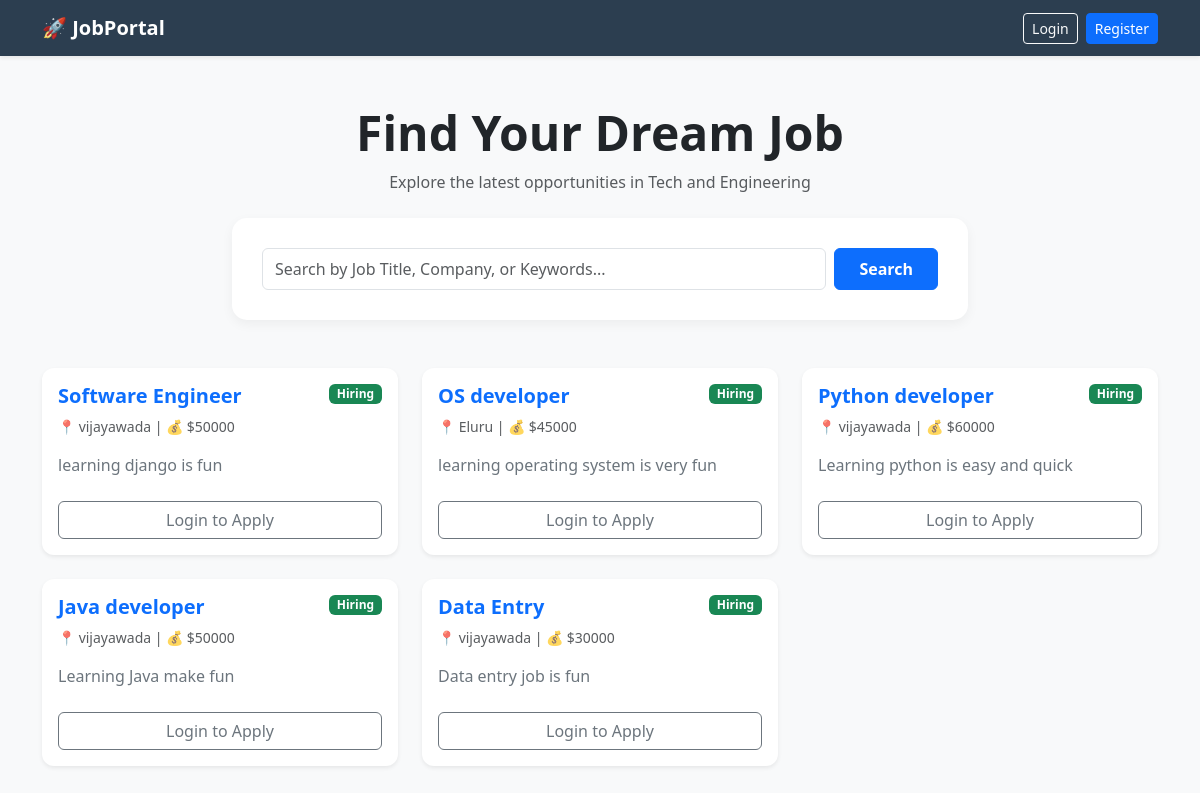
The page / on the database its author committed.
### jobs/models.py (models this page shows, shortened)
class Job(models.Model):
    employer = models.ForeignKey(User, on_delete=models.CASCADE)
    title = models.CharField(max_length=200)
    description = models.TextField()
    location = models.CharField(max_length=100)
    salary = models.PositiveIntegerField()
    created_at = models.DateTimeField(auto_now_add=True)
    is_active = models.BooleanField(default=True)

### jobs/views.py (the view)
# urls.py: path('', job_list, name='home'), # This makes it the home page
def job_list(request):
    query = request.GET.get('search')
    if query:
        jobs = Job.objects.filter(title__icontains=query)
    else:
        jobs = Job.objects.all()
    return render(request, 'jobs/job_list.html', {'jobs': jobs})

### jobs/templates/jobs/job_list.html (shortened to what this page needs)
<!DOCTYPE html>
<html lang="en">
<head>
    <link href="https://cdn.jsdelivr.net/npm/bootstrap@5.3.0/dist/css/bootstrap.min.css" rel="stylesheet">
</head>
<body>
    <nav class="navbar navbar-expand-lg navbar-dark mb-4 shadow-sm">
        <div class="container">
            <a class="navbar-brand fw-bold" href="{% url 'home' %}">🚀 JobPortal</a>
            <div class="ms-auto d-flex align-items-center">
                {% if user.is_authenticated %}
                    <span class="text-light me-3 small d-none d-md-inline">Welcome, <strong>{{ user.username }}</strong></span>
                    <a href="{% url 'my_applications' %}" class="btn btn-outline-light btn-sm me-2">My Applications</a>
                    <a href="{% url 'post_job' %}" class="btn btn-light btn-sm me-2 text-primary fw-bold">Post a Job</a>
                    <form action="{% url 'logout' %}" method="post" class="d-inline">
                        {% csrf_token %}
                        <button type="submit" class="btn btn-danger btn-sm">Logout</button>
                    </form>
                {% else %}
                    <a href="{% url 'login' %}" class="btn btn-outline-light btn-sm me-2">Login</a>
                    <a href="{% url 'register' %}" class="btn btn-primary btn-sm">Register</a>
                {% endif %}
            </div>
        </div>
    </nav>
    <div class="container">
        <div class="text-center mb-5 mt-5">
            <h1 class="display-5 fw-bold text-dark">Find Your Dream Job</h1>
            <p class="text-muted">Explore the latest opportunities in Tech and Engineering</p>
            <div class="row justify-content-center mt-4">
                <div class="col-md-8">
                    <div class="search-container">
                        <form method="GET" action="{% url 'home' %}" class="d-flex">
                            <input name="search" class="form-control me-2 py-2" type="search" placeholder="Search by Job Title, Company, or Keywords..." value="{{ request.GET.search }}">
                            <button class="btn btn-primary px-4 fw-bold" type="submit">Search</button>
                        </form>
                    </div>
                </div>
            </div>
        </div>
        <div class="row">
            {% for job in jobs %}
            <div class="col-md-6 col-lg-4 mb-4">
                <div class="card job-card shadow-sm h-100">
                    <div class="card-body d-flex flex-column">
                        <div class="d-flex justify-content-between align-items-start mb-2">
                            <h5 class="card-title fw-bold text-primary mb-0">{{ job.title }}</h5>
                            {% if job.is_active %}
                                <span class="badge bg-success">Hiring</span>
                            {% else %}
                                <span class="badge bg-secondary">Closed</span>
                            {% endif %}
                        </div>
                        <p class="text-muted small mb-3">
                             📍 {{ job.location }} |
                             💰 ${{ job.salary }}
                        </p>
                        <p class="card-text text-secondary mb-4">{{ job.description|truncatewords:20 }}</p>
                        <div class="mt-auto">
                            {% if user.is_authenticated %}
                                {% if job.employer == user or user.is_staff %}
                                    <div class="d-grid gap-2">
                                        <a href="{% url 'view_applicants' job.id %}" class="btn btn-info text-white fw-bold">
                                            View Applicants ({{ job.application_set.count }})
                                        </a>
                                        <a href="{% url 'edit_job' job.id %}" class="btn btn-outline-primary btn-sm fw-bold">
                                            ✏️ Edit Job Details
                                        </a>
                                        <a href="{% url 'toggle_job_status' job.id %}" class="btn {% if job.is_active %}btn-warning text-dark{% else %}btn-success{% endif %} btn-sm fw-bold">
                                            {% if job.is_active %} ⏸ Close Job Posting {% else %} ▶ Re-open Job Posting {% endif %}
                                        </a>
                                        <a href="{% url 'delete_job' job.id %}" class="btn btn-outline-danger btn-sm">Delete</a>
                                    </div>
                                {% else %}
                                    {% if job.is_active %}
                                        <a href="{% url 'apply_job' job.id %}" class="btn btn-apply w-100 shadow-sm">Apply Now</a>
                                    {% else %}
                                        <button class="btn btn-secondary w-100" disabled>Applications Closed</button>
                                    {% endif %}
                                {% endif %}
                            {% else %}
                                <a href="{% url 'login' %}" class="btn btn-outline-secondary w-100">Login to Apply</a>
                            {% endif %}
                        </div>
                    </div>
                </div>
            </div>
            {% empty %}
                <div class="col-12 text-center py-5">
                    <h3 class="text-muted">No jobs found matching your search.</h3>
                    <a href="{% url 'home' %}" class="btn btn-link">View All Jobs</a>
                </div>
            {% endfor %}
        </div>
    </div>
</body>
</html>

### jobs/templates/jobs/job_list.html (style rules this page uses)
body { background-color: #f8f9fa; }
.navbar { background-color: #2c3e50; }
.job-card { border: none; transition: transform 0.2s; border-radius: 12px; }
.search-container { background: white; padding: 30px; border-radius: 15px; box-shadow: 0 4px 12px rgba(0,0,0,0.05); }

### rows shown on the page
Job: title "Software Engineer", is_active "Hiring", location "vijayawada", salary "50000", description "learning django is fun"
Job: title "OS developer", is_active "Hiring", location "Eluru", salary "45000", description "learning operating system is very fun"
Job: title "Python developer", is_active "Hiring", location "vijayawada", salary "60000", description "Learning python is easy and quick"
Job: title "Java developer", is_active "Hiring", location "vijayawada", salary "50000", description "Learning Java make fun"
Job: title "Data Entry", is_active "Hiring", location "vijayawada", salary "30000", description "Data entry job is fun"
